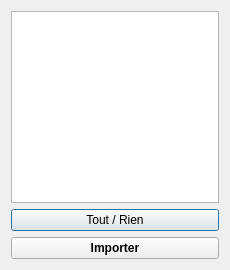
<?xml version="1.0" encoding="UTF-8"?>
<ui version="4.0">
 <class>Dialog</class>
 <widget class="QDialog" name="Dialog">
  <property name="geometry">
   <rect>
    <x>0</x>
    <y>0</y>
    <width>230</width>
    <height>270</height>
   </rect>
  </property>
  <property name="minimumSize">
   <size>
    <width>230</width>
    <height>270</height>
   </size>
  </property>
  <property name="maximumSize">
   <size>
    <width>230</width>
    <height>16777215</height>
   </size>
  </property>
  <property name="windowTitle">
   <string>Dialog</string>
  </property>
  <property name="windowIcon">
   <iconset>
    <normaloff>icons/icon_principal.png</normaloff>icons/icon_principal.png</iconset>
  </property>
  <layout class="QGridLayout" name="gridLayout">
   <item row="0" column="0">
    <layout class="QVBoxLayout" name="verticalLayout">
     <item>
      <widget class="QListWidget" name="listWidget_vues"/>
     </item>
     <item>
      <widget class="QPushButton" name="pushButton_tout_rien">
       <property name="text">
        <string>Tout / Rien</string>
       </property>
      </widget>
     </item>
     <item>
      <widget class="QPushButton" name="pushButton_importer">
       <property name="font">
        <font>
         <weight>75</weight>
         <bold>true</bold>
        </font>
       </property>
       <property name="text">
        <string>Importer</string>
       </property>
      </widget>
     </item>
    </layout>
   </item>
  </layout>
 </widget>
 <resources/>
 <connections/>
</ui>
